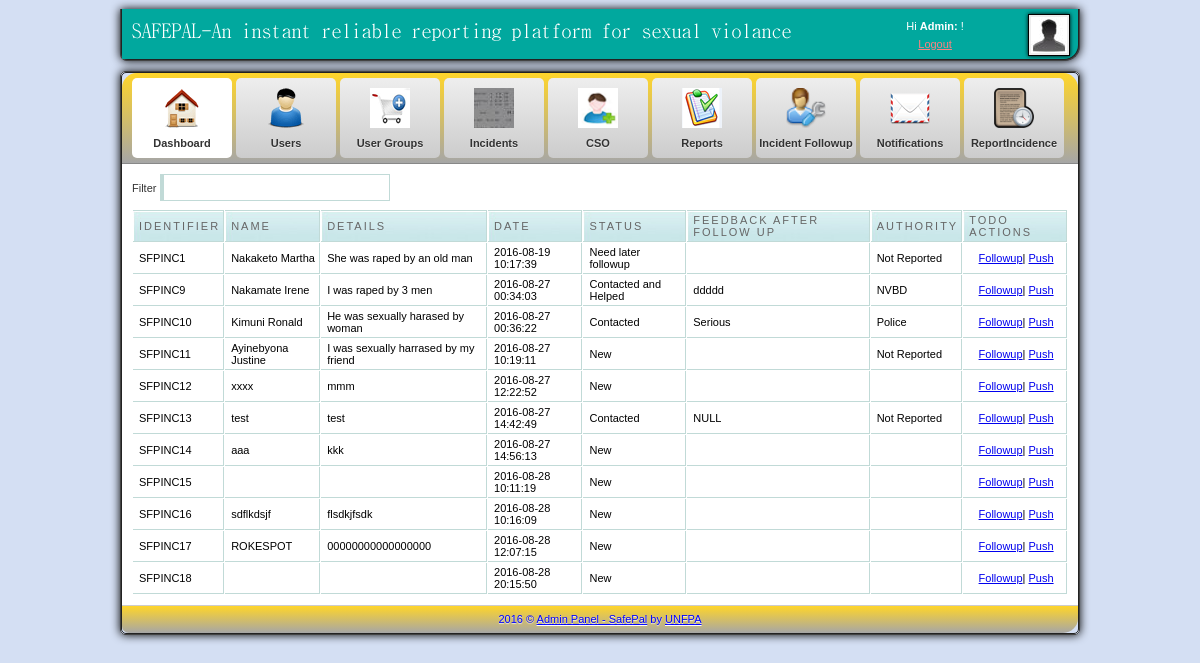
Screenshot of /admin/followup.php with the database file from the repository.
### tables this page shows
CREATE TABLE IF NOT EXISTS `incident_report_details` (
  `incident_report_id` int(10) NOT NULL AUTO_INCREMENT,
  `survivor_name` varchar(100) DEFAULT NULL,
  `survivor_gender` varchar(100) DEFAULT NULL,
  `survivor_contact_phone_number` int(100) DEFAULT NULL,
  `survivor_contact_email` varchar(100) DEFAULT NULL,
  `survivor_date_of_birth` varchar(100) DEFAULT NULL,
  `unique_case_number` varchar(100) DEFAULT NULL,
  `incident_location` varchar(100) DEFAULT NULL,
  `incident_date_and_time` timestamp NULL DEFAULT CURRENT_TIMESTAMP,
  `incident_description` text,
  `incident_reported_by` varchar(100) DEFAULT NULL,
  `number_of_perpetrators` varchar(100) DEFAULT NULL,
  `perpetrator_name` varchar(111) DEFAULT NULL,
  `perpetrator_gender` varchar(10) DEFAULT NULL,
  `perpetrator_estimated_age` varchar(11) DEFAULT NULL,
  `perpetrator_relationship` varchar(111) DEFAULT NULL,
  `perpetrator_location` varchar(111) DEFAULT NULL,
  `feedback` varchar(150) DEFAULT NULL,
  `authority` varchar(100) DEFAULT NULL,
  `date_of_interview_with_cso` date DEFAULT NULL,
  `incident_types_incident_type_id` int(11) DEFAULT NULL,
  `status` varchar(100) DEFAULT NULL,
  PRIMARY KEY (`incident_report_id`)
);

### admin/followup.php (the view, shortened to what this page needs)
<html>
<head>
<link href="css/style.css" rel="stylesheet" type="text/css" />
<link rel="stylesheet" href="febe/style.css" type="text/css" media="screen" charset="utf-8">
<link href="src/facebox.css" media="screen" rel="stylesheet" type="text/css" />
  <html>
  <head>
<link href="css/style.css" rel="stylesheet" type="text/css" />
<link rel="stylesheet" href="febe/style.css" type="text/css" media="screen" charset="utf-8">
</head>
<body>
	<div id="container">
		<div id="adminbar-outer" class="radius-bottom">
			<div id="adminbar" class="radius-bottom" style="margin-top:0.9%">
				<a id="logo" href="dashboard.php"></a>
				<div id="details">
					<a class="avatar" href="javascript: void(0)">
					<img width="36" height="36" alt="avatar" src="img/avatar.jpg">
					</a>
					<div class="tcenter" style="margin-left:-20%">
					Hi
					<strong>Admin:<?php echo $_SESSION['fname']; ?></strong>
					!
					<br>
					<a class="alightred" href="../index.php">Logout</a>
					</div>
				</div>
			</div>
		</div>
		<div id="panel-outer" class="radius" style="opacity: 1" style="margin-top:10%">
			<div id="panel" class="radius" >
				<ul class="radius-top clearfix" id="main-menu">
					<li>
						<a class="active" href="dashboard.php">
							<img alt="Dashboard" src="img/m-dashboard.png" title='Home'>
							<span>Dashboard</span>
						</a>
					</li>
					<li>
						<a href="user.php">
							<img alt="Users" src="img/m-users.png" title='manage users'>
							<span>Users</span>
							<span class="submenu-arrow"></span>
						</a>
					</li>
					<li>
						<a href="levels.php">
							<img alt="Statistics" src="img/add.png" title='manage user levels'>
							<span>User Groups</span>
						</a>
					</li>
					<li>
						<a href="incidents.php">
							<img alt="Statistics" src="img/re.png" title='manage course units'>
							<span>Incidents</span>
						</a>
					</li>
					<li>
					<a href="cso.php">
							<img alt="Statistics" src="img/m-statistics.png" title='manage CSOs'>
							<span>CSO</span>
						</a>
					</li>
					<li>
						<a href="assignments.php">
							<img alt="Statistics" src="img/pr.png" title='view personal load'>
							<span>Reports</span>
						</a>
					</li>
					<li>
						<a href="followup.php">
							<img alt="Dashboard" src="img/cont.png" title='view teaching log books'>
							<span>Incident Followup</span>
						</a>
					</li>
					<li>
						<a href="notifications.php">
							<img alt="Newsletter" src="img/m-newsletter.png" title='view students messages'>
							<span>Notifications</span>
						</a>
					</li>
					<li>
						<a href="webreport.php">
							<img alt="Articles" src="img/m-articles.png" title='view students assesments'>
							<span>ReportIncidence</span>
							<span class="submenu-arrow"></span>
						</a>
					</li>
				</ul>
				<div id="content" class="clearfix">
					<label for="filter">Filter</label> <input type="text" name="filter" value="" id="filter" />
					<table cellpadding="1" cellspacing="1" id="resultTable">
						<thead>
							<tr>
							     <th> Identifier </th>
								<th> Name </th>
								<th> Details </th>
								<th> Date</th>
								<th> Status</th>
								<th> Feedback after follow up</th>
								<th> Authority</th>
								<th> ToDo Actions </th>
							</tr>
						</thead>
						<tbody>
						<?php
							$result = mysql_query("SELECT * FROM incident_report_details");
							while($row = mysql_fetch_array($result))
								{
									echo '<tr class="record">';
										echo '<td><div align="left">SFPINC'.$row['incident_report_id'].'</div></td>';
										echo '<td><div align="left">'.$row['survivor_name'].'</div></td>';
									echo '<td><div align="left">'.$row['incident_description'].'</div></td>';
									echo '<td><div align="left">'.$row['incident_date_and_time'].'</div></td>';
									echo '<td><div align="left">'.$row['status'].'</div></td>';
									echo '<td><div align="left">'.$row['feedback'].'</div></td>';
									echo '<td><div align="left">'.$row['authority'].'</div></td>';
									echo '<td><div align="center"><a rel="facebox" href="letspush.php?id='.$row['incident_report_id'].'">Followup</a>| <a rel="facebox" href="pushnow.php?id='.$row['incident_report_id'].'" title="Click to Report">Push</a></div></td>';
									echo '</tr>';
								}
							?>
						</tbody>
					</table>
				</div>
				<div id="footer" class="radius-bottom">
					2016 ©
					<a class="afooter-link" href="">Admin Panel - SafePal</a>
					by
					<a class="afooter-link" href="">UNFPA</a>
				</div>
			</div>
		</div>
	</div>
</body>
</html>

### admin/css/style.css (style rules this page uses)
html, body { background: url("../img/bg.jpg") repeat scroll 0 0 #333333; color: #333333; font-family: Arial,Helvetica,sans-serif; font-size: 11px; line-height: 1.6; margin:0; }
#container { margin: 0 auto; width: 960px; }
#login-container-outer, #container #adminbar-outer, #container #panel-outer { border: 1px solid #444444; box-shadow: 0 0 10px #000000; }
#container #adminbar-outer { background: none repeat scroll 0 0 #403F44; border-top: medium none; margin: 0 0 10px; }
.radius-bottom { border-bottom-left-radius: 5px; border-bottom-right-radius: 5px; }
#login-container, #container #adminbar, #container #panel { border: 1px solid #222222; }
#container #adminbar { background: url("../img/adminbar.png") repeat scroll left top transparent; border-top: medium none; height: 50px; }
.radius-bottom { border-bottom-left-radius: 7px; border-bottom-right-radius: 15px; }
.clearfix { clear:both; }
#container #adminbar a#logo { background: url("../img/logo.png") no-repeat scroll left top transparent; display: block; float: left; height: 50px; width: 700px; }
#container #adminbar #details { color: #FFFFFF; float: right; height: 34px; line-height: 18px; padding: 8px; width: 184px; }
#container #adminbar #details a.avatar { background-color: #EEEEEE; border: 1px solid #000000; box-shadow: 0 0 4px #000000; display: block; float: right; height: 36px; margin: -3px 0 0 7px; padding: 2px; width: 36px; }
.tcenter { text-align: center; }
a.alightred { color: #FF8181; }
.radius { border-radius: 5px 5px 5px 5px; }
#container #panel ul#main-menu, #container #panel #footer, #login-extra { background-color: #D5D5D5; background-image: linear-gradient(#ffd52a, #A6A6A6); }
ul#main-menu { border-bottom: 1px solid #888888; list-style: none outside none; margin: 0; padding: 0 10px; }
.radius-top { border-top-left-radius: 15px; border-top-right-radius: 15px; }
ul#main-menu li { float: left; margin: 5px 4px 5px 0; }
ul#main-menu li a.active { background: none repeat scroll 0 0 #FFFFFF; text-shadow: 0 1px 1px #FFFFFF; }
ul#main-menu li a { background: linear-gradient(#EEEEEE, #CCCCCC) repeat scroll 0 0 #EEEEEE; border-radius: 5px 5px 5px 5px; color: #333333; display: block; font-weight: bold; height: 80px; line-height: 1px; position: relative; text-align: center; text-shadow: 0 1px 1px #EEEEEE; width: 100px; text-decoration:none; }
ul#main-menu li a img { height: 40px; padding: 10px 15px 5px; width: 40px; }
ul#main-menu li a span { display: block; line-height: 20px; padding: 0 0 5px; }
#container #content { padding: 10px; background-color:#ffffff; }
#container #footer { border-top: 1px solid #CCCCCC; color: #0000ff; margin: 0; padding: 5px; text-align: center; text-shadow: 0 1px 1px #EEEEEE; }
a.afooter-link { color: #0000ff; text-shadow: 0 1px 1px #FFFFFF; }

### admin/febe/style.css (style rules this page uses)
#resultTable { background-color: white; margin-top: 8px; width: 100%; color:#000000; }
#resultTable th.sortable { background: url("bg_header.jpg") no-repeat scroll 0 0 #CAE8EA; border-bottom: 1px solid #C1DAD7; border-right: 1px solid #C1DAD7; border-top: 1px solid #C1DAD7; color: #4F6B72; font: normal 11px "Trebuchet MS",Verdana,Arial,Helvetica,sans-serif; letter-spacing: 2px; padding: 3px 3px 3px 6px; text-align: left; text-transform: uppercase; color: #666; cursor: pointer; text-decoration: none; }
#resultTable th { background: url("bg_header.jpg") no-repeat scroll 0 0 #CAE8EA; border-bottom: 1px solid #C1DAD7; border-right: 1px solid #C1DAD7; border-top: 1px solid #C1DAD7; color: #4F6B72; font: normal 11px "Trebuchet MS",Verdana,Arial,Helvetica,sans-serif; letter-spacing: 2px; padding: 3px 3px 3px 6px; text-align: left; text-transform: uppercase; color: #666; cursor: pointer; text-decoration: none; }
#resultTable td { border-bottom: 1px solid #C1DAD7; border-right: 1px solid #C1DAD7; padding: 3px 3px 3px 6px; font: normal 11px "Trebuchet MS",Verdana,Arial,Helvetica,sans-serif; }
#resultTable td.odd { font: normal 11px "Trebuchet MS",Verdana,Arial,Helvetica,sans-serif; }
#filter { width: 230px; border: 1px solid #C1DAD7; border-left: 4px solid #C1DAD7; padding:5px; background-image:url('../images/filter.gif'); background-repeat:no-repeat; background-position: 3px 5px; padding-left:20px; }
.clearfix { clear:both; }

### rows the page displays
incident_report_details: incident_report_id "1", survivor_name "Nakaketo Martha", incident_description "She was raped by an old man", incident_date_and_time "2016-08-19 10:17:39", status "Need later followup", authority "Not Reported"
incident_report_details: incident_report_id "9", survivor_name "Nakamate Irene", incident_description "I was raped by 3 men", incident_date_and_time "2016-08-27 00:34:03", status "Contacted and Helped", feedback "ddddd", authority "NVBD"
incident_report_details: incident_report_id "10", survivor_name "Kimuni Ronald", incident_description "He was sexually harased by woman", incident_date_and_time "2016-08-27 00:36:22", status "Contacted", feedback "Serious", authority "Police"
incident_report_details: incident_report_id "11", survivor_name "Ayinebyona Justine", incident_description "I was sexually harrased by my friend", incident_date_and_time "2016-08-27 10:19:11", status "New", authority "Not Reported"
incident_report_details: incident_report_id "12", survivor_name "xxxx", incident_description "mmm", incident_date_and_time "2016-08-27 12:22:52", status "New"
incident_report_details: incident_report_id "13", survivor_name "test", incident_description "test", incident_date_and_time "2016-08-27 14:42:49", status "Contacted", feedback "NULL", authority "Not Reported"
incident_report_details: incident_report_id "14", survivor_name "aaa", incident_description "kkk", incident_date_and_time "2016-08-27 14:56:13", status "New"
incident_report_details: incident_report_id "15", incident_date_and_time "2016-08-28 10:11:19", status "New"
incident_report_details: incident_report_id "16", survivor_name "sdflkdsjf", incident_description "flsdkjfsdk", incident_date_and_time "2016-08-28 10:16:09", status "New"
incident_report_details: incident_report_id "17", survivor_name "ROKESPOT", incident_description "00000000000000000", incident_date_and_time "2016-08-28 12:07:15", status "New"
incident_report_details: incident_report_id "18", incident_date_and_time "2016-08-28 20:15:50", status "New"
